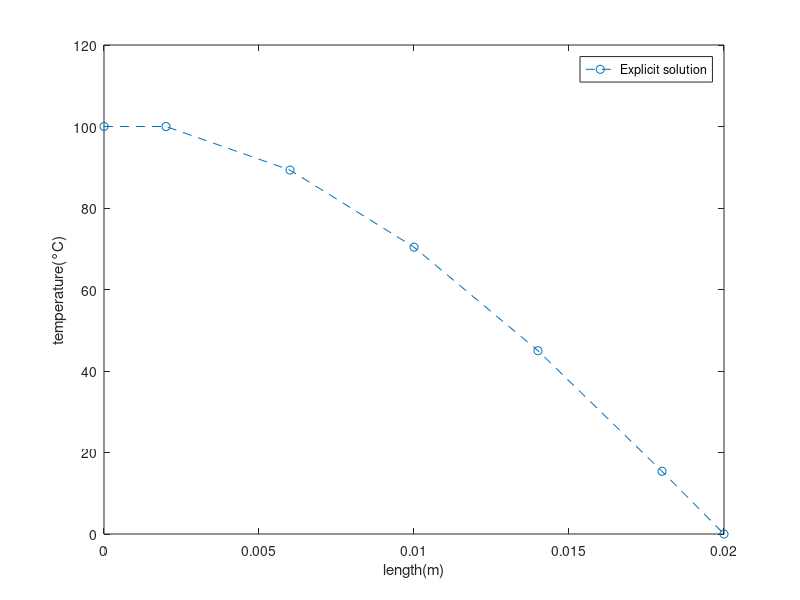

Reproduce this figure in MATLAB. (Note: this script raises an error after producing the figure.)
clc;      % 清除Command Window
clear     % 清除workspace
close all % 關閉所有圖片
%%
%宣告初始條件
%Ta = 100;%度C
Tb = 0;%度C
%A = 0.01;%m^2
K = 10;%W/mk
L = 2*10^-2;%m
n = 7;%初始條件加上節點
lolc=10*10^6;%密度乘上比熱
dx = L /(n-2);
time_end=120; %總模擬時間 (s)
dt=2; %(s) 注意Von Neumann stability analysis問題 2*D*dt/(dx^2)<1
time=0:dt:time_end;%0-結束時間切割dt 等分
time_step=time_end/dt;% time_step總數量
time_step_int=round(time_step);% 利用"round()"取四捨五入
%%
%----Ax = Su---%
Z = K/dx;
ap=lolc*dx/dt;
A(1,1) = ap;
A(1,2) = -Z;
A(n-2,n-3) = -Z;
A(n-2,n-2) = ap;
%初始溫度矩陣，將第一欄設定200度
temp_int=zeros(n-2,1);
temp_int(:,1)=200;
%save
X2=zeros(n-2,time_step_int);
Su = zeros(n-2,1);
%%
n1 = length(Su);
for i=3:n1
     A(i-1,i-2) = -Z;
     A(i-1,i-1) = ap;
     A(i-1,i) = -Z;
end
temp_int2 = zeros(n1,1);
temp_int2(1,1) = temp_int(1,1)*(ap-Z);
for i=2:n-3
    temp_int2(i,1)=temp_int(i,1)*(ap-2*Z);
end
temp_int2(n1,1)=temp_int(n-2,1)*(ap-3*Z);
%%
ans1=A\temp_int2;
X2(:,1)=ans1(:,1);
%%
for j=1:time_step_int-1
%頭
    Su(1,1) = (ap-Z)*X2(1,j);
      for m=2:n-3
          Su(m,1)=(ap-2*Z)*X2(m,j);
      end
    Su(end,1) = -(ap-3*Z)*(Tb-X2(end,j));  
    XX=A\Su;
    X2(:,j+1) = XX(:);
end
%矩陣計算
%X = A\Su;
%加入邊界條件
X3=[X2(1,time_step_int);X2(:,end);Tb];
%距離等分
lengthpoint = zeros(n,1);
lengthpoint(1,1) = 0;
lengthpoint(n,1) = L;
lengthpoint(2,1) = lengthpoint(1,1)+dx/2;
for i=3:n-1
    lengthpoint(i,1) = lengthpoint(i-1,1)+dx;
end
%%
figure
plot(lengthpoint,X3,'--o')
legend('Explicit solution')
xlabel('length(m)')
ylabel('temperature(°C)')


%%
%%解析解
alpha = K/lolc;
X4=zeros();%解析解之溫度項
LL=L/dx;
syms x
for j=1:time_end
    for m=1:n
        % 𝜆𝑛 = ((2*x-1)*pi/(2*L));
        F = symsum((-1)^(x+1)/(2*x-1)*exp(-alpha*((2*x-1)*pi/(2*L))^2*j)*cos(((2*x-1)*pi/(2*L))*lengthpoint(m,1)),x,1,100);
        X4(j,m) = abs(4/pi*F*200) ;
    end
end
%%
figure
hold
plot(lengthpoint,X3,'--o')
plot(lengthpoint,X4(end,:),'-x')
legend('Explicit solution','Analytical solution')
xlabel('length(m)')
ylabel('temperature(°C)')